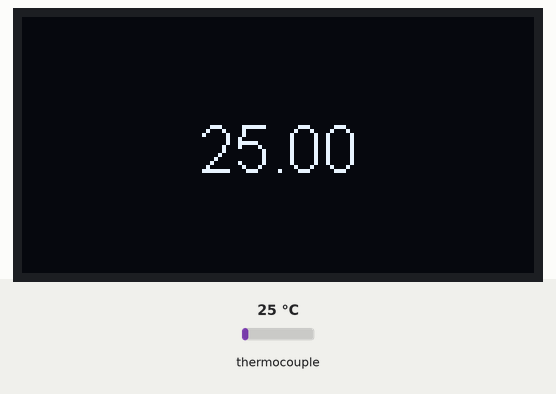
A sketch run on a simulated ESP32. On the bench: 128×64 one-colour display. The test bench sets the inputs (shaded band); at power-on: thermocouple 25 °C. WiFi joins after 1.5 s; servers stay silent unless stated; no MQTT or app messages arrive unless stated; what the sketch prints to the serial monitor is not drawn.

Above: at 4.3 s.
4.4 s: thermocouple set to 6 °C
At 5.0 s:
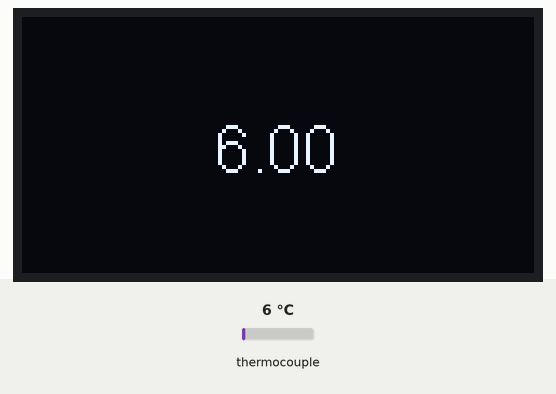
5.9 s: thermocouple set to 75 °C
At 6.4 s:
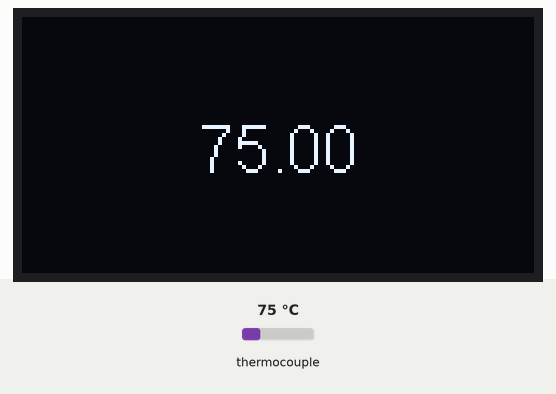
7.4 s: thermocouple set to 150 °C
At 7.7 s:
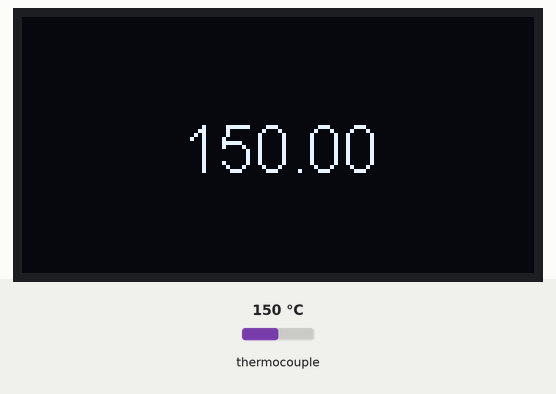
Timing chart, 0 to 10.4 s (numbered marks = the images above; inputs shaded):
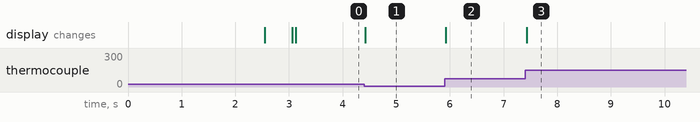

Measured:
- after the input at 4.4 s, the display: changes at once (image 1)
- after the input at 5.9 s, the display: changes at once (image 2)
- after the input at 7.4 s, the display: changes at once (image 3)

The sketch:

MQTT_test.ino
```cpp
#include <WiFi.h>
#include <PubSubClient.h>
#include "Arduino.h"
#include "heltec.h"
#include <SPI.h>
#include "Adafruit_MAX31855.h"
#include <stdlib.h>

//Thermocouple board hardware spi pins
#define MAXCS   5
Adafruit_MAX31855 thermocouple(MAXCS);

// WiFi
const char* ssid = "MySpectrumWiFi90-2G"; // Enter your Wi-Fi name
const char* password = "bluecrown314"; // Enter Wi-Fi password

// MQTT Broker
const char *mqtt_broker = "192.168.1.246";
const char *topic = "emqx/esp32";
//const char *mqtt_username = "emqx";
//const char *mqtt_password = "public";
const int mqtt_port = 1883;

WiFiClient espClient;
PubSubClient client(espClient);

//scale and offset
double scale = 1.0;
double offset= 0.0;

void setup() {
  //display setup
  Heltec.begin(true /*DisplayEnable Enable*/, false /*LoRa Disable*/, true /*Serial Enable*/);
  Heltec.display->clear();
  Heltec.display->setContrast(255);
  delay(1000);
    // Set software serial baud to 115200;
    Serial.begin(115200);
    // Connecting to a WiFi network
    WiFi.begin(ssid, password);
    while (WiFi.status() != WL_CONNECTED) {
        delay(500);
        Serial.println("Connecting to WiFi..");
    }
    Serial.println("Connected to the Wi-Fi network");
    Serial.println(WiFi.localIP());
    String ipAddress = WiFi.localIP().toString();
    const char* ipCharArray = ipAddress.c_str();
    printBuffer(ipCharArray);
    delay(500);
  // wait for MAX chip to stabilize
  if (!thermocouple.begin()) {
    printBuffer("ERROR");
    while (1) delay(10);
  }
  printBuffer("DONE");

    //connecting to a mqtt broker
    client.setServer(mqtt_broker, mqtt_port);
   // client.setCallback(callback);
    while (!client.connected()) {
        String client_id = "esp32-client-";
        client_id += String(WiFi.macAddress());
        Serial.printf("The client %s connects to the public MQTT broker\n", client_id.c_str());
        if (client.connect(client_id.c_str())) {
            Serial.println("Public EMQX MQTT broker connected");
        } else {
            Serial.print("failed with state ");
            Serial.print(client.state());
            delay(2000);
        }
    }
    // Publish and subscribe
    client.subscribe(topic);
}

/*void printBuffer(const char* str) {
  // Initialize the log buffer
 //allocate memory to store 8 lines of text and 30 chars per line.
Heltec.display->setLogBuffer(5, 30);
int length = strlen(str);
Heltec.display->setFont(ArialMT_Plain_16);

// Some test data

  for (uint8_t i = 0; i < length; i++) {
    Heltec.display->clear();
    // Print to the screen
    Heltec.display->print(str[i]);
    // Draw it to the internal screen buffer
    Heltec.display->drawLogBuffer(0, 0);
    // Display it on the screen
    Heltec.display->display();
  }

}*/

void printBuffer(const char* str) {
  // Initialize the log buffer
  // Allocate memory to store 5 lines of text and 30 chars per line.
  Heltec.display->setLogBuffer(5, 30);

  int length = strlen(str);
  Heltec.display->setFont(ArialMT_Plain_16);

  int16_t bufferWidth = length * 8; // Calculate the width of the text in the buffer
  int16_t x = (Heltec.display->getWidth() - bufferWidth) / 2;  // Calculate the x-position to center the text
  int16_t y = (Heltec.display->getHeight() - 16) / 2;  // Calculate the y-position to center the text

  Heltec.display->clear();

  // Print the entire string to the log buffer
  for (int i = 0; i < length; i++) {
    Heltec.display->print(str[i]);
  }

  // Draw the log buffer to the internal screen buffer, centered
  Heltec.display->drawLogBuffer(x, y);

  // Display it on the screen
  Heltec.display->display();
}

/*void callback(char *topic, byte *payload, unsigned int length) {
    Heltec.display->setLogBuffer(5, 30);
    int16_t bufferWidth = length * 8; // Calculate the width of the text in the buffer
    int16_t x = (Heltec.display->getWidth() - bufferWidth) / 2;  // Calculate the x-position to center the text
    int16_t y = (Heltec.display->getHeight() - 16) / 2;  // Calculate the y-position to center the text
    Serial.print("Message arrived in topic: ");
    Serial.println(topic);
    Serial.print("Message:");
    for (int i = 0; i < length; i++) {
        Serial.print((char) payload[i]);
        Heltec.display->clear();
        // Print to the screen
        Heltec.display->print((char) payload[i]);
        // Draw it to the internal screen buffer
        Heltec.display->drawLogBuffer(x, y);
        // Display it on the screen
        Heltec.display->display();
    }

    delay(200);
    Serial.println();
    Serial.println("-----------------------");

}*/

void loop() {
    client.loop();
    char c_str[10];
    double c = thermocouple.readCelsius();
    if (isnan(c))
    {
      printBuffer("T/C Problem");
    }
    else
    {
    dtostrf(c, 4, 2, c_str);
    printBuffer(c_str);
    client.publish(topic, c_str);
   }
    delay(200);
}
```
